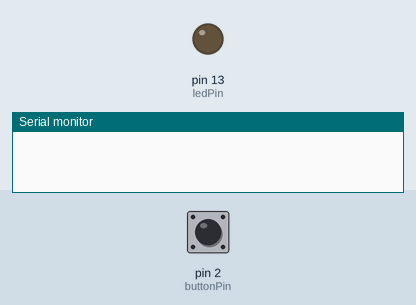
A sketch run on a simulated Arduino Uno, built with avr-gcc and run on an emulated ATmega328P. Parts: output pins drawn as LEDs (lit = HIGH), the last lines printed to the serial monitor. The inputs (shaded band) are chosen by the test bench; at power-on: pin 2 (buttonPin) LOW.

Above: at 1.2 s.
1.3 s: pin 2 (buttonPin) pulled HIGH for 0.15 s
At 1.37 s:
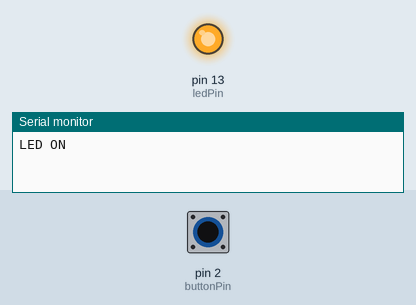
2.9 s: pin 2 (buttonPin) pulled HIGH for 3.2 s
At 6.6 s:
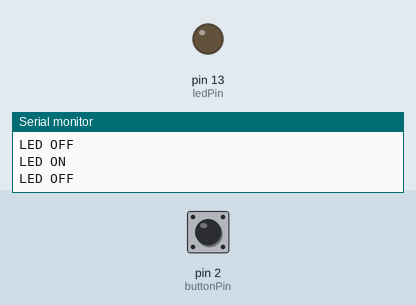
Timing chart, 0 to 8.1 s (numbered marks = the images above; inputs shaded):
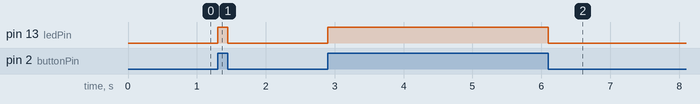

Measured:
- after the input at 1.3 s, pin 13 (ledPin): LOW → HIGH at once, → LOW 0.15 s later
- after the input at 2.9 s, pin 13 (ledPin): LOW → HIGH at once, → LOW 3.2 s later

The sketch:

button.ino
```cpp
/*
 * Button example with serial
 */

// Connect the button to pin 2 in arduino
const int buttonPin = 2;
// Pin 13 has an LED connected on most Arduino boards.
const int ledPin = 13;
//The button state (0 = released, HIGH = pressed)
int buttonState = LOW;
int lastState = LOW;

// the setup routine runs once when you press reset:
void setup() {
  // initialize the digital pin as an output.
  pinMode(ledPin, OUTPUT);
  // initialize the button pin as an input.
  // connect the button in VDD and PIN 2
  pinMode(buttonPin, INPUT);
  Serial.begin(9600);
}

// the loop routine runs over and over again forever:
void loop() {
    // read the state of the pushbutton value:
  buttonState = digitalRead(buttonPin);

  // check if the pushbutton is pressed.
  // if it is, the buttonState is HIGH:
  if(buttonState != lastState) {
    if (buttonState == HIGH) {
      // turn LED on:
      digitalWrite(ledPin, HIGH);
      Serial.println("LED ON");  // send a message via serial interface
    } else {
      // turn LED off:
      digitalWrite(ledPin, LOW);
      Serial.println("LED OFF"); // send a message via serial interface
    }
    lastState = buttonState;
  }
}
```
